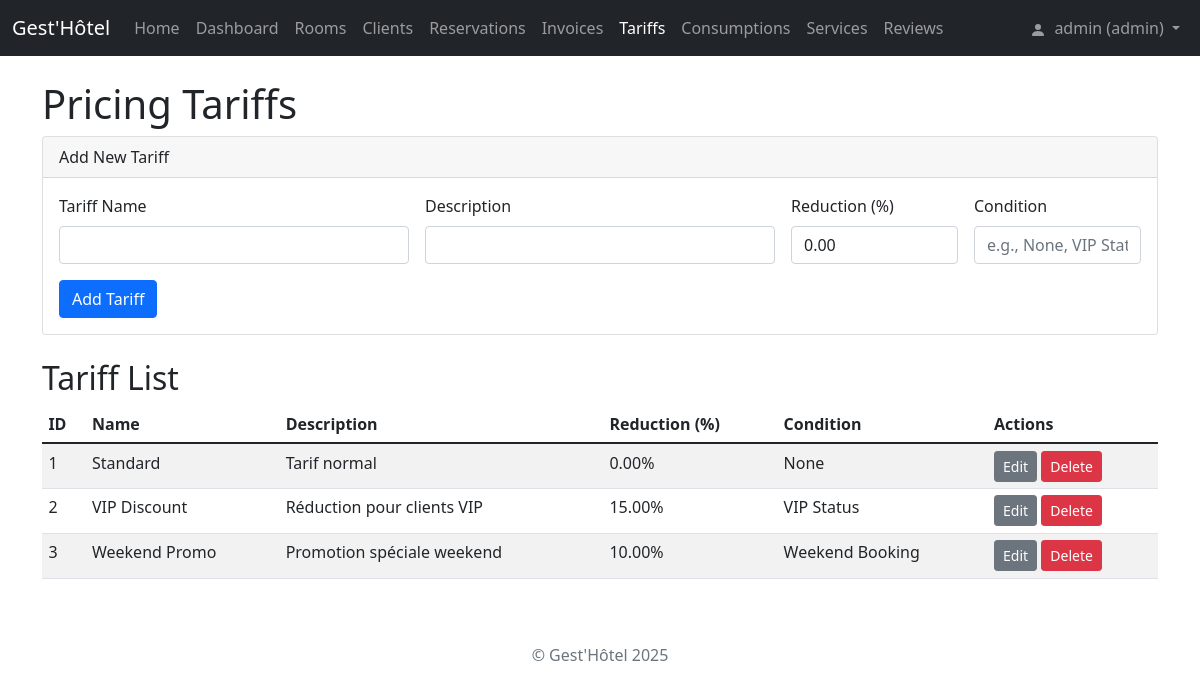
Screenshot of /tarifs (signed in) with the database file from the repository.
### tables this page shows
CREATE TABLE tarifs (
            id_tarif INTEGER PRIMARY KEY AUTOINCREMENT,
            nom_tarif TEXT UNIQUE NOT NULL,
            description TEXT,
            reduction_pourcentage REAL DEFAULT 0.0 CHECK(reduction_pourcentage >= 0 AND reduction_pourcentage <= 100),
            condition_application TEXT
        );

### app.py (the view)
@app.route('/tarifs')
@require_role('staff')
def view_tarifs():
    try:
        conn = get_db_connection()
        tarifs = conn.execute('SELECT * FROM tarifs ORDER BY nom_tarif').fetchall()
        conn.close()
        return render_template('tarifs.html', tarifs=tarifs)
    except Exception as e:
        flash(f'Error fetching tariffs: {str(e)}', 'danger')
        return render_template('tarifs.html', tarifs=[])

### app.py (called while the page is built)
@app.context_processor
def inject_now():
    return {'now': datetime.utcnow}

def get_db_connection():
    conn = sqlite3.connect('gesthotel.db')
    conn.row_factory = sqlite3.Row # Access columns by name
    conn.execute("PRAGMA foreign_keys = ON") # Ensure FK constraints are active
    return conn

def login_required(f):
    @wraps(f)
    def decorated_function(*args, **kwargs):
        if 'user_id' not in session:
            flash('Please log in to access this page.', 'warning')
            return redirect(url_for('login', next=request.url))
        return f(*args, **kwargs)
    return decorated_function

def require_role(required_role):
    def decorator(f):
        @wraps(f)
        @login_required # User must be logged in first
        def decorated_function(*args, **kwargs):
            user_role = session.get('role')
            allowed = False
            if user_role == required_role:
                allowed = True
            elif user_role == 'admin' and required_role in ['staff', 'client']:
                allowed = True
            elif user_role == 'staff' and required_role == 'client':
                 allowed = True
            if not allowed:
                return render_template('unauthorized.html', required_role=required_role), 403
            return f(*args, **kwargs)
        return decorated_function
    return decorator

### templates/tarifs.html (shortened to what this page needs)
{% extends "base.html" %}
{% block content %}
<h1>Pricing Tariffs</h1>
{% if session.role == 'admin' %}
<div class="card mb-4">
    <div class="card-header">Add New Tariff</div>
    <div class="card-body">
        <form action="{{ url_for('add_tarif') }}" method="post" class="row g-3 needs-validation" novalidate>
            <div class="col-md-4">
                <label for="nom_tarif" class="form-label">Tariff Name</label>
                <input type="text" class="form-control" id="nom_tarif" name="nom_tarif" required>
            </div>
            <div class="col-md-4">
                <label for="description" class="form-label">Description</label>
                <input type="text" class="form-control" id="description" name="description">
            </div>
            <div class="col-md-2">
                <label for="reduction_pourcentage" class="form-label">Reduction (%)</label>
                <input type="number" step="0.01" min="0" max="100" class="form-control" id="reduction_pourcentage" name="reduction_pourcentage" value="0.00" required>
            </div>
            <div class="col-md-2">
                 <label for="condition_application" class="form-label">Condition</label>
                 <input type="text" class="form-control" id="condition_application" name="condition_application" placeholder="e.g., None, VIP Status, Weekend">
            </div>
             <div class="col-12">
                <button type="submit" class="btn btn-primary">Add Tariff</button>
            </div>
        </form>
    </div>
</div>
{% endif %}
<h2>Tariff List</h2>
<div class="table-responsive">
<table class="table table-striped table-hover table-sm">
    <thead>
        <tr>
            <th>ID</th>
            <th>Name</th>
            <th>Description</th>
            <th>Reduction (%)</th>
            <th>Condition</th>
            {% if session.role == 'admin' %}
             <th>Actions</th>
            {% endif %}
        </tr>
    </thead>
    <tbody>
        {% for tarif in tarifs %}
        <tr>
            <td>{{ tarif.id_tarif }}</td>
            <td>{{ tarif.nom_tarif }}</td>
            <td>{{ tarif.description or '-' }}</td>
            <td>{{ "%.2f"|format(tarif.reduction_pourcentage) }}%</td>
            <td>{{ tarif.condition_application or 'None' }}</td>
            {% if session.role == 'admin' %}
             <td>
                 <a href="{{ url_for('edit_tarif', id=tarif.id_tarif) }}" class="btn btn-sm btn-secondary">Edit</a>
                 <form action="{{ url_for('delete_tarif', id=tarif.id_tarif) }}" method="post" style="display: inline;" onsubmit="return confirm('Delete Tariff \'{{ tarif.nom_tarif }}\'?');">
                     <button type="submit" class="btn btn-sm btn-danger">Delete</button>
                 </form>
             </td>
            {% endif %}
        </tr>
        {% else %}
        <tr>
            <td colspan="{{ 6 if session.role == 'admin' else 5 }}" class="text-center">No tariffs found.</td>
        </tr>
        {% endfor %}
    </tbody>
</table>
</div>
{% endblock %}

### templates/base.html (style rules this page uses)
body { padding-top: 5rem; }
.table-sm th, .table-sm td { padding: 0.4rem; }

### rows the page displays
tarifs: id_tarif "1", nom_tarif "Standard", description "Tarif normal", reduction_pourcentage "0.00", condition_application "None"
tarifs: id_tarif "2", nom_tarif "VIP Discount", description "Réduction pour clients VIP", reduction_pourcentage "15.00", condition_application "VIP Status"
tarifs: id_tarif "3", nom_tarif "Weekend Promo", description "Promotion spéciale weekend", reduction_pourcentage "10.00", condition_application "Weekend Booking"

### other values shown
{{ session.username }} "admin"
{{ session.role }} "admin"
